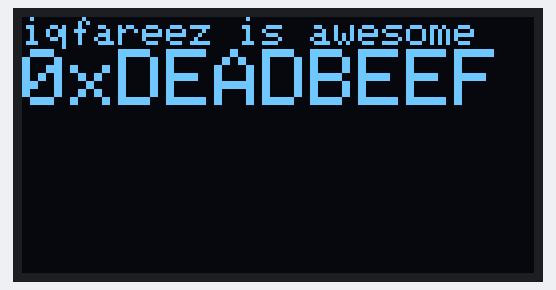
Simulated run of this sketch. Board: Arduino Uno, built with avr-gcc and run on an emulated ATmega328P. Shown: 128×64 one-colour display. What the sketch prints to the serial monitor is not drawn.

Above: at 1.2 s.

The sketch:

program.ino
```cpp
// REQUIRES the following Arduino libraries:
// - DHT Sensor Library: https://github.com/adafruit/DHT-sensor-library
// - Adafruit Unified Sensor Lib: https://github.com/adafruit/Adafruit_Sensor

#include <Adafruit_Sensor.h>
#include <DHT.h>
#include <DHT_U.h>

#include <SPI.h>
#include <Wire.h>
#include <Adafruit_GFX.h>
#include <Adafruit_SH110X.h>

#define DHTPIN 8
#define DHTTYPE    DHT11

DHT_Unified dht(DHTPIN, DHTTYPE);

uint32_t dhtDelayMS;

#define SCREEN_WIDTH 128  // OLED display width, in pixels
#define SCREEN_HEIGHT 64  // OLED display height, in pixels
#define OLED_RESET -1     //   QT-PY / XIAO
Adafruit_SH1106G display = Adafruit_SH1106G(SCREEN_WIDTH, SCREEN_HEIGHT, &Wire, OLED_RESET);

void setup() {
  Serial.begin(11520);

  // initialize DHT Sensor
  dht.begin();
  Serial.println(F("Initialized DHT11"));

  // Print temperature sensor details.
  sensor_t sensor;
  dht.temperature().getSensor(&sensor);
  Serial.println(F("------------------------------------"));
  Serial.println(F("Temperature Sensor"));
  Serial.print  (F("Sensor Type: ")); Serial.println(sensor.name);
  Serial.print  (F("Driver Ver:  ")); Serial.println(sensor.version);
  Serial.print  (F("Unique ID:   ")); Serial.println(sensor.sensor_id);
  Serial.print  (F("Max Value:   ")); Serial.print(sensor.max_value); Serial.println(F("°C"));
  Serial.print  (F("Min Value:   ")); Serial.print(sensor.min_value); Serial.println(F("°C"));
  Serial.print  (F("Resolution:  ")); Serial.print(sensor.resolution); Serial.println(F("°C"));
  Serial.println(F("------------------------------------"));
  // Print humidity sensor details.
  dht.humidity().getSensor(&sensor);
  Serial.println(F("Humidity Sensor"));
  Serial.print  (F("Sensor Type: ")); Serial.println(sensor.name);
  Serial.print  (F("Driver Ver:  ")); Serial.println(sensor.version);
  Serial.print  (F("Unique ID:   ")); Serial.println(sensor.sensor_id);
  Serial.print  (F("Max Value:   ")); Serial.print(sensor.max_value); Serial.println(F("%"));
  Serial.print  (F("Min Value:   ")); Serial.print(sensor.min_value); Serial.println(F("%"));
  Serial.print  (F("Resolution:  ")); Serial.print(sensor.resolution); Serial.println(F("%"));
  Serial.println(F("------------------------------------"));
  // Set delay between sensor readings based on sensor details.
  dhtDelayMS = sensor.min_delay / 1000;

  display.setRotation(2);
  display.begin(0x3C, true);
  display.setContrast(100);          // dim display

  delay(800);
  display.clearDisplay();

  // text display tests
  display.setTextSize(1);
  display.setTextColor(SH110X_WHITE);
  display.setCursor(0, 0);
  display.println("iqfareez is awesome");
  display.setTextSize(2);
  display.setTextColor(SH110X_WHITE);
  display.print("0x"); display.println(0xDEADBEEF, HEX);
  display.display();
  delay(2000);
  display.clearDisplay();


}

void loop() {
  delay(dhtDelayMS);
  display.clearDisplay();
  // Get temperature event and print its value.
  sensors_event_t event;
  dht.temperature().getEvent(&event);
  if (isnan(event.temperature)) {
    Serial.println(F("Error reading temperature!"));
  }
  else {
    Serial.print(F("Temperature: "));
    Serial.print(event.temperature);
    Serial.println(F("°C"));

    // for display
    display.setCursor(0, 0);
    display.setTextSize(1);
    display.setTextColor(SH110X_WHITE);
    display.println(F("Temperature: "));
    display.setTextSize(2);
    display.print(event.temperature); display.println(F("°C"));
  }
  // Get humidity event and print its value.
  dht.humidity().getEvent(&event);
  if (isnan(event.relative_humidity)) {
    Serial.println(F("Error reading humidity!"));
  }
  else {
    Serial.print(F("Humidity: "));
    Serial.print(event.relative_humidity);
    Serial.println(F("%"));

    // for display
    display.setTextSize(1);
    display.println();
    display.setTextColor(SH110X_WHITE);
    display.println(F("Humidity: "));
    display.setTextSize(2);
    display.print(event.relative_humidity); display.println(F("% RH"));
  }

  display.display();

}
```
